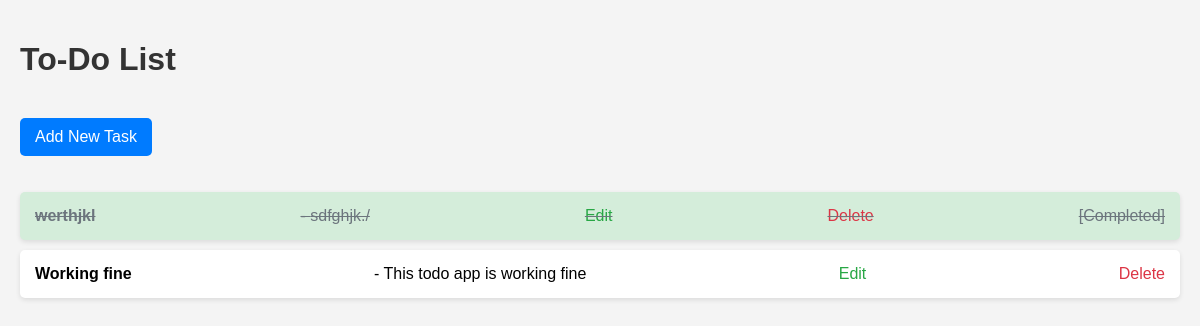
Page /todo/ on the earlier database version.
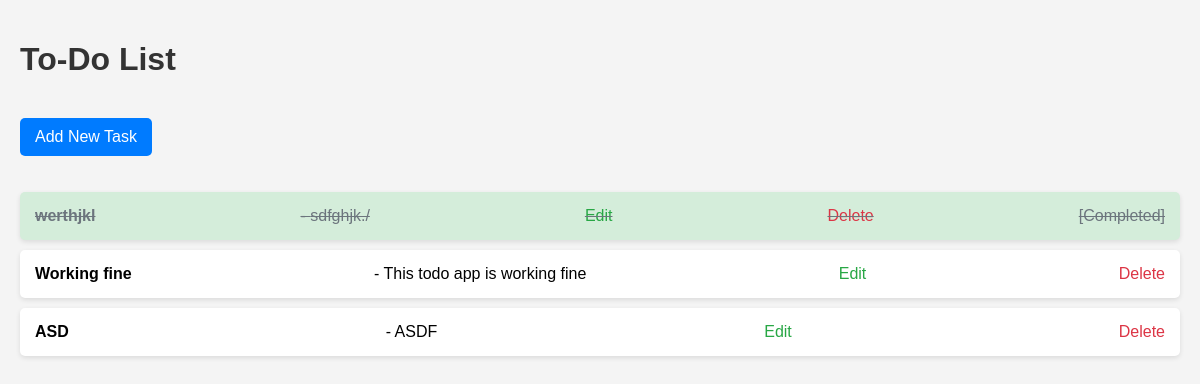
Same page on the later database version.
### todo/models.py (models this page shows, shortened)
class Todo(models.Model):
    title=models.CharField(max_length=255)
    description=models.TextField(blank=True)
    completed=models.BooleanField(default=False)

### todo/views.py (the view)
# urls.py: path('', views.todo_list, name='todo_list'),
def todo_list(request):
    todos = Todo.objects.all()
    return render(request, 'todo_list.html', {'todos': todos})

### todo/templates/todo_list.html (shortened to what this page needs)
<!DOCTYPE html>
<html lang="en">
  <head>
  </head>
  <body>
    <h1>To-Do List</h1>
    <a href="{% url 'todo_add' %}">Add New Task</a>
    <ul>
      {% for todo in todos %}
      <li class="todo-item {% if todo.completed %}completed{% endif %}">
        <strong>{{ todo.title }}</strong> - {{ todo.description }}
        <a href="{% url 'todo_edit' todo.id %}" class="edit-btn">Edit</a>
        <a href="{% url 'todo_delete' todo.id %}" class="delete-btn">Delete</a>
        {% if todo.completed %}<span>[Completed]</span>{% endif %}
      </li>
      {% endfor %}
    </ul>
  </body>
</html>

Differences in the rows shown:
added Todo: title "ASD", description "ASDF"
